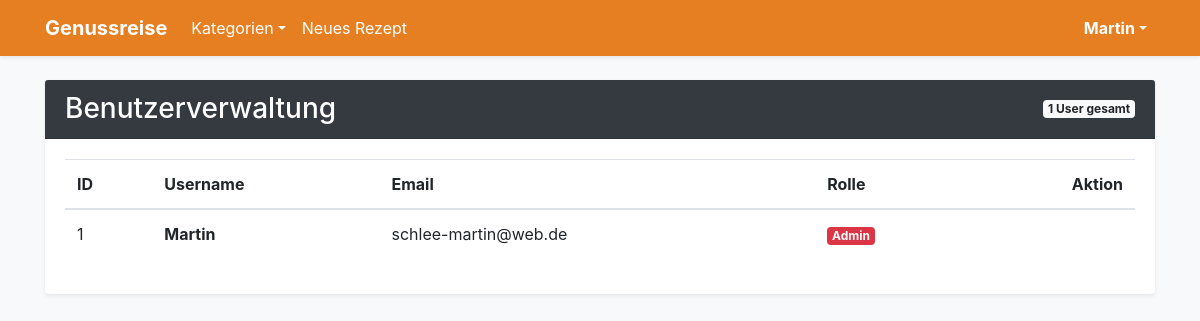
Before: /admin/users (signed in) with the older database file.
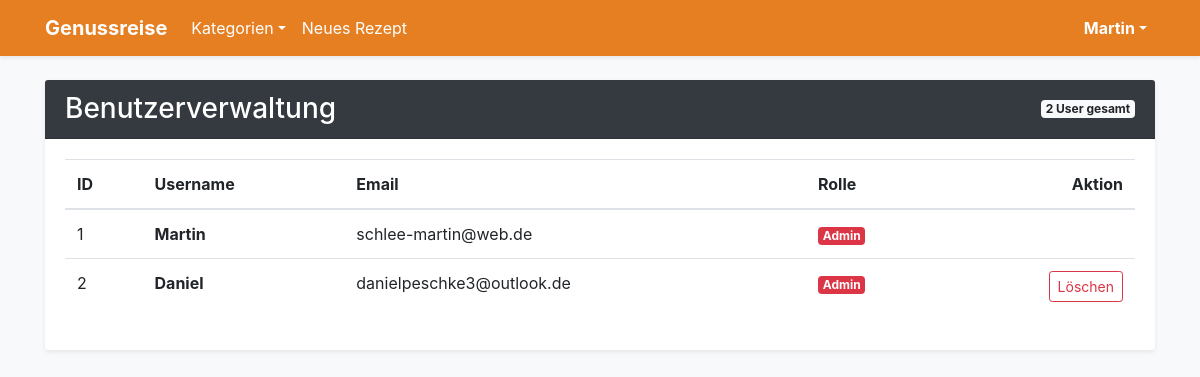
After: the same page with the newer database file.
### app.py (models this page shows)
class User(db.Model, UserMixin):
    id = db.Column(db.Integer, primary_key=True)
    username = db.Column(db.String(20), unique=True, nullable=False)
    email = db.Column(db.String(120), unique=True, nullable=False)
    password = db.Column(db.String(60), nullable=False)
    is_admin = db.Column(db.Boolean, default=False)
    recipes = db.relationship('Recipe', backref='author', lazy=True, cascade="all, delete-orphan")
    comments = db.relationship('Comment', backref='author', lazy=True, cascade="all, delete-orphan")
    favorites = db.relationship('Favorite', backref='user', lazy=True, cascade="all, delete-orphan")

### app.py (the view)
@app.route("/admin/users")
@login_required
def admin_users():
    if not current_user.is_admin: abort(403)
    return render_template('admin_users.html', users=User.query.all())

### app.py (called while the page is built)
@login_manager.user_loader
def load_user(user_id):
    return db.session.get(User, int(user_id))

@app.context_processor
def inject_categories():
    return dict(all_categories=Category.query.order_by(Category.name).all())

### templates/admin_users.html
{% extends "base.html" %}
{% block content %}
<div class="card shadow-sm border-0">
    <div class="card-header bg-dark text-white d-flex justify-content-between align-items-center">
        <h3 class="mb-0">Benutzerverwaltung</h3>
        <span class="badge badge-light">{{ users|length }} User gesamt</span>
    </div>
    <div class="card-body">
        <table class="table table-hover">
            <thead>
                <tr>
                    <th>ID</th><th>Username</th><th>Email</th><th>Rolle</th><th class="text-right">Aktion</th>
                </tr>
            </thead>
            <tbody>
                {% for user in users %}
                <tr>
                    <td>{{ user.id }}</td>
                    <td><strong>{{ user.username }}</strong></td>
                    <td>{{ user.email }}</td>
                    <td>{% if user.is_admin %}<span class="badge badge-danger">Admin</span>{% else %}User{% endif %}</td>
                    <td class="text-right">
                        {% if user.id != current_user.id %}
                        <form action="{{ url_for('admin_delete_user', user_id=user.id) }}" method="POST" onsubmit="return confirm('Soll {{ user.username }} gelöscht werden?');">
                            <button class="btn btn-sm btn-outline-danger">Löschen</button>
                        </form>
                        {% endif %}
                    </td>
                </tr>
                {% endfor %}
            </tbody>
        </table>
    </div>
</div>
{% endblock %}

### templates/base.html (shortened to what this page needs)
<!DOCTYPE html>
<html lang="de">
<head>
    <link rel="stylesheet" href="https://stackpath.bootstrapcdn.com/bootstrap/4.5.2/css/bootstrap.min.css">
    <link rel="stylesheet" href="https://cdnjs.cloudflare.com/ajax/libs/font-awesome/5.15.4/css/all.min.css">
</head>
<body class="bg-light">
    <nav class="navbar navbar-expand-lg navbar-dark navbar-custom shadow-sm">
        <div class="container">
            <a class="navbar-brand font-weight-bold" href="{{ url_for('index') }}">Genussreise</a>
            <div class="collapse navbar-collapse">
                <ul class="navbar-nav mr-auto">
                    <li class="nav-item dropdown">
                        <a class="nav-link dropdown-toggle text-white" href="#" data-toggle="dropdown">Kategorien</a>
                    </li>
                    <li class="nav-item"><a class="nav-link text-white" href="{{ url_for('add_recipe') }}">Neues Rezept</a></li>
                </ul>
                <ul class="navbar-nav">
                    {% if current_user.is_authenticated %}
                        <li class="nav-item dropdown">
                            <a class="nav-link dropdown-toggle text-white font-weight-bold" href="#" data-toggle="dropdown">{{ current_user.username }}</a>
                        </li>
                    {% else %}
                        <li class="nav-item"><a class="nav-link text-white" href="{{ url_for('login') }}">Login</a></li>
                        <li class="nav-item ml-2"><a class="btn btn-outline-light btn-sm mt-1" href="{{ url_for('register') }}">Registrieren</a></li>
                    {% endif %}
                </ul>
            </div>
        </div>
    </nav>
    <div class="container mt-4">
        {% block content %}{% endblock %}
    </div>
</body>
</html>

### templates/base.html (style rules this page uses)
.navbar-custom { background-color: #e67e22; }

Changed rows visible on the page:
added User: id "2", username "Daniel", email "danielpeschke3@outlook.de", is_admin "Admin"
Other visible differences:
{{ users|length }}: "1" → "2"
